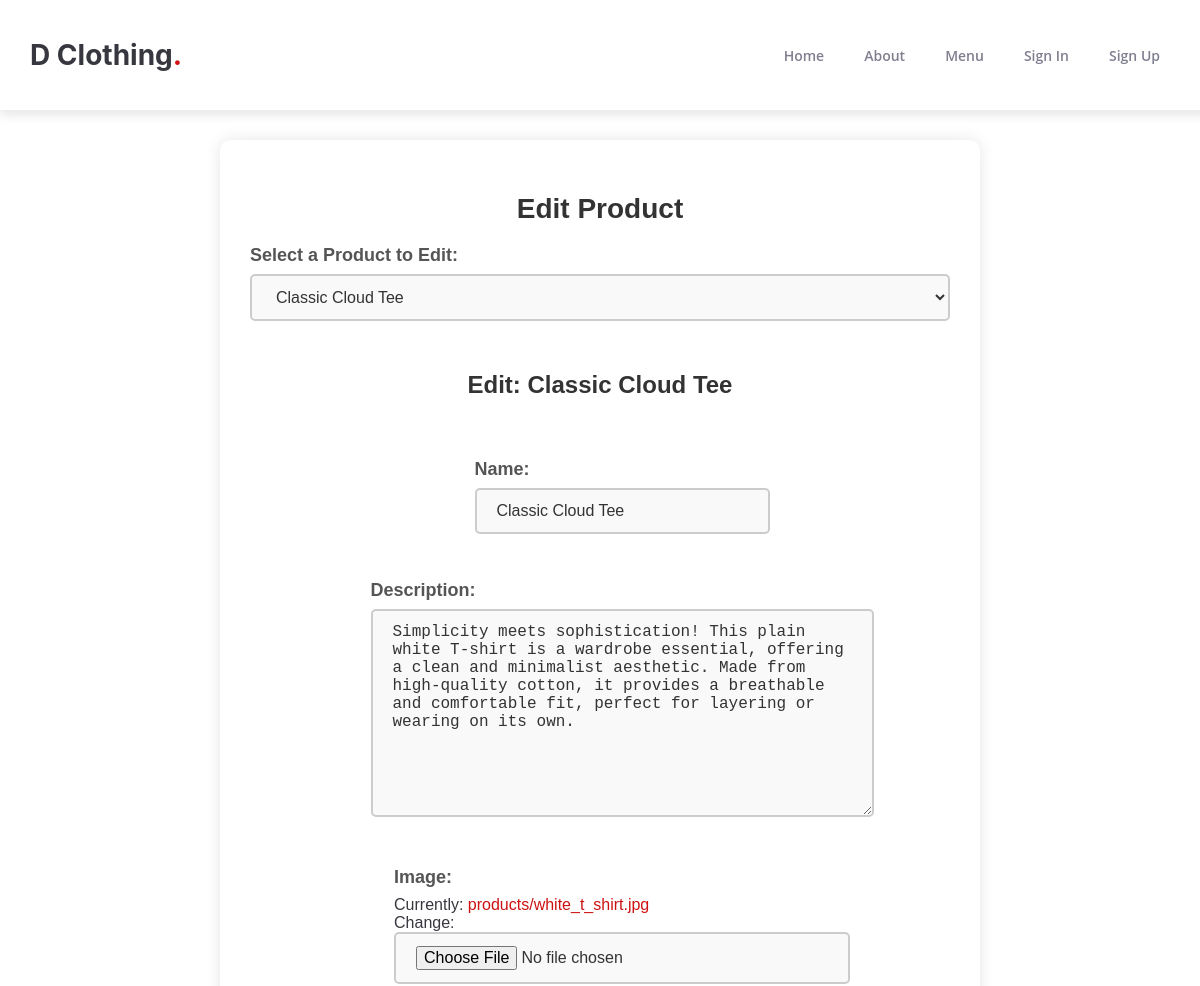
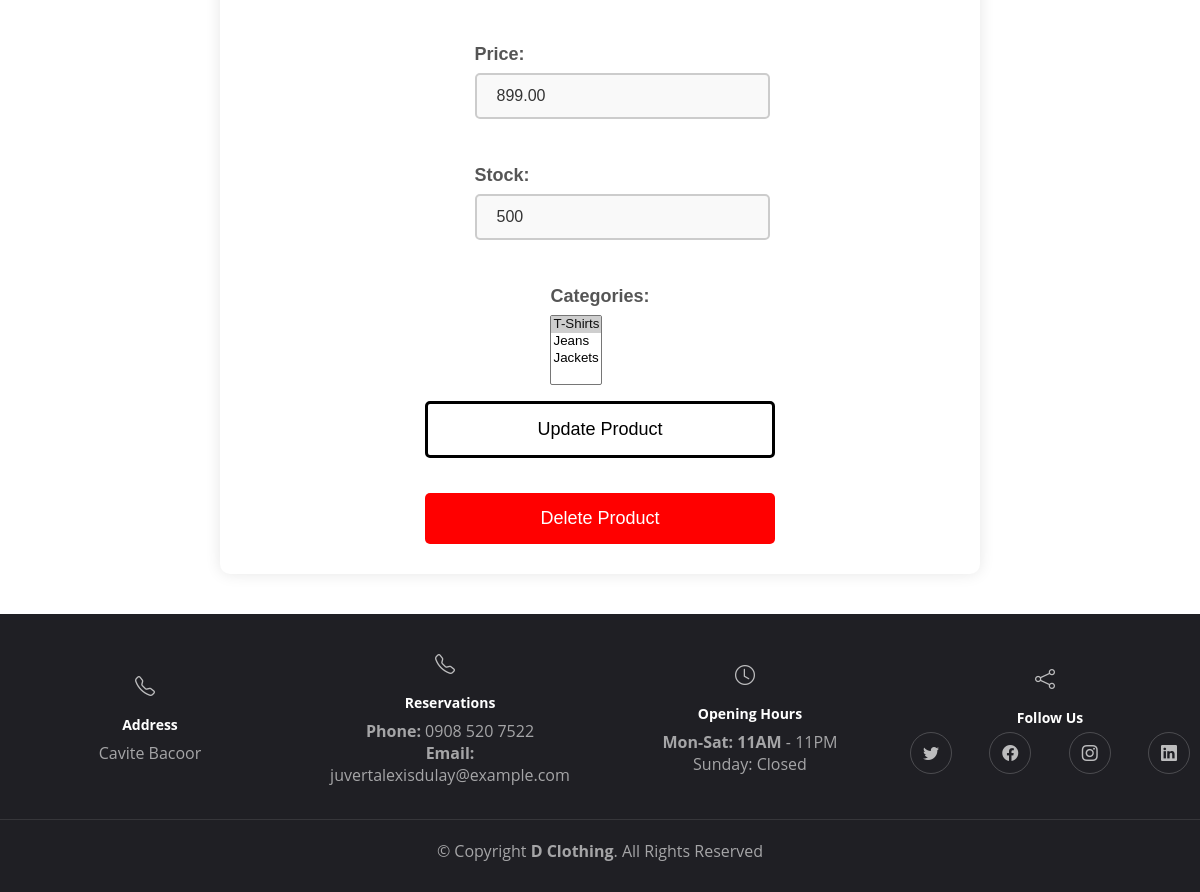
The page /product/edit/1/ on the database its author committed (2 pictures, top to bottom).
### app/models.py (models this page shows, shortened)
class Product(models.Model):
    name = models.CharField(max_length=100)
    description = models.TextField(blank=True)
    image = models.ImageField(upload_to='products/', default='default.jpg')
    price = models.DecimalField(max_digits=10, decimal_places=2)
    stock = models.PositiveIntegerField()
    categories = models.ManyToManyField(Category, related_name='products')

class Category(models.Model):
    name = models.CharField(max_length=100)
    description = models.TextField(blank=True, null=True)
    def __str__(self):
        return self.name

### app/views.py (the view, shortened to what this page needs)
# urls.py: path('product/edit/<int:pk>/', EditProductView.as_view(), name='edit_product'),
class EditProductView(View):
    def get(self, request, pk=None):
        if pk:
            selected_product = get_object_or_404(Product, pk=pk)
            form = ProductForm(instance=selected_product)
        else:
            selected_product = None
            form = ProductForm()
        context = {
            'products': Product.objects.all(),
            'selected_product': selected_product,
            'form': form,
        }
        return render(request, 'app/edit_product.html', context)

### app/views.py
class ProductForm(forms.ModelForm):
    class Meta:
        model = Product
        fields = ['name', 'description', 'image', 'price', 'stock', 'categories']

### app/templates/app/edit_product.html (shortened to what this page needs)
{% extends 'app/base.html' %}
{% load static %}
{% block content %}
<link rel="stylesheet" href="{% static 'css/edit_product.css' %}">
<div class="edit-product-container">
    <h2>Edit Product</h2>
    <div class="form-container">
        <form method="get">
            <label for="product">Select a Product to Edit:</label>
            <select name="product" id="product" class="product-dropdown" onchange="window.location.href=this.value">
                {% for product in products %}
                    <option value="{% url 'edit_product' pk=product.pk %}" {% if product.pk == selected_product.pk %}selected{% endif %}>
                        {{ product.name }}
                    </option>
                {% endfor %}
            </select>
        </form>
        {% if selected_product %}
            <h3>Edit: {{ selected_product.name }}</h3>
            <div class="form-wrapper">
                <form method="post" enctype="multipart/form-data" class="product-form">
                    {{ form.as_p }}
                    <button type="submit" class="submit-button">Update Product</button>
                </form>
                <form method="post" action="{% url 'delete_product' pk=selected_product.pk %}"
                      onsubmit="return confirm('Are you sure you want to delete this product?');" class="delete-form">
                    <button type="submit" class="delete-button">Delete Product</button>
                </form>
            </div>
        {% endif %}
    </div>
</div>
{% endblock %}

### static/css/base.css (style rules this page uses)
body { font-family: var(--font-default); color: var(--color-default); }

### static/css/navbar.css (style rules this page uses)
:root { --font-default: "Open Sans", system-ui, -apple-system, "Segoe UI", Roboto, "Helvetica Neue", Arial, "Noto Sans", "Liberation Sans", sans-serif; --font-secondary: "Inter", sans-serif; --color-primary: #ce1212; --color-secondary: #37373f; --color-background: #ffffff; --color-text-light: #7f7f90; --color-hover: #ec2727; }
body { font-family: var(--font-default); color: var(--color-secondary); background-color: var(--color-background); margin: 0; padding: 0; }
a { color: var(--color-primary); text-decoration: none; transition: color 0.3s ease; }

### static/css/edit_product.css (style rules this page uses)
.edit-product-container { max-width: 700px; margin: 40px auto; padding: 30px; background: white; border-radius: 10px; box-shadow: 0 0 15px rgba(0, 0, 0, 0.1); font-family: Arial, sans-serif; margin-top: 140px; }
.edit-product-container h2 { text-align: center; font-size: 28px; margin-bottom: 20px; color: #333; }
.form-container { margin-top: 20px; }
label { font-size: 18px; margin-bottom: 8px; display: block; font-weight: 600; color: #555; }
.product-dropdown { width: 100%; padding: 12px 20px; margin-bottom: 20px; border: 2px solid #ccc; border-radius: 5px; font-size: 16px; background-color: #f9f9f9; color: #333; cursor: pointer; transition: border 0.3s ease-in-out; }
h3 { font-size: 24px; color: #333; margin-top: 30px; text-align: center; }
form { margin-top: 20px; }
form p { font-size: 16px; margin-bottom: 15px; }
input[type="text"], input[type="number"], input[type="file"], textarea { width: 100%; padding: 12px 20px; margin-bottom: 15px; border: 2px solid #ccc; border-radius: 5px; font-size: 16px; background-color: #f9f9f9; color: #333; transition: border 0.3s ease-in-out; }
.form-wrapper { display: flex; flex-direction: column; align-items: center; justify-content: center; gap: 15px; margin-top: 20px; width: 100%; }
.product-form, .delete-form { display: flex; flex-direction: column; align-items: center; width: 100%; }
.submit-button, .delete-button { width: 50%; padding: 15px; font-size: 18px; border: none; border-radius: 5px; cursor: pointer; transition: background-color 0.3s; text-align: center; }
.submit-button { background-color: white; color: black; border: solid black; }
.delete-button { background-color: red; color: white; }

### rows shown on the page
Product: name "Classic Cloud Tee", description "Simplicity meets sophistication! This plain white T-shirt is a wardrobe essential, offering a clean and minimalist aesthetic. Made from high-quality cotton, it provides a breathable and comfortable fit, perfect for layering or wearing on its own.", price "899.00", stock "500"

### other values the page prints
form field product "Classic Cloud Tee"
